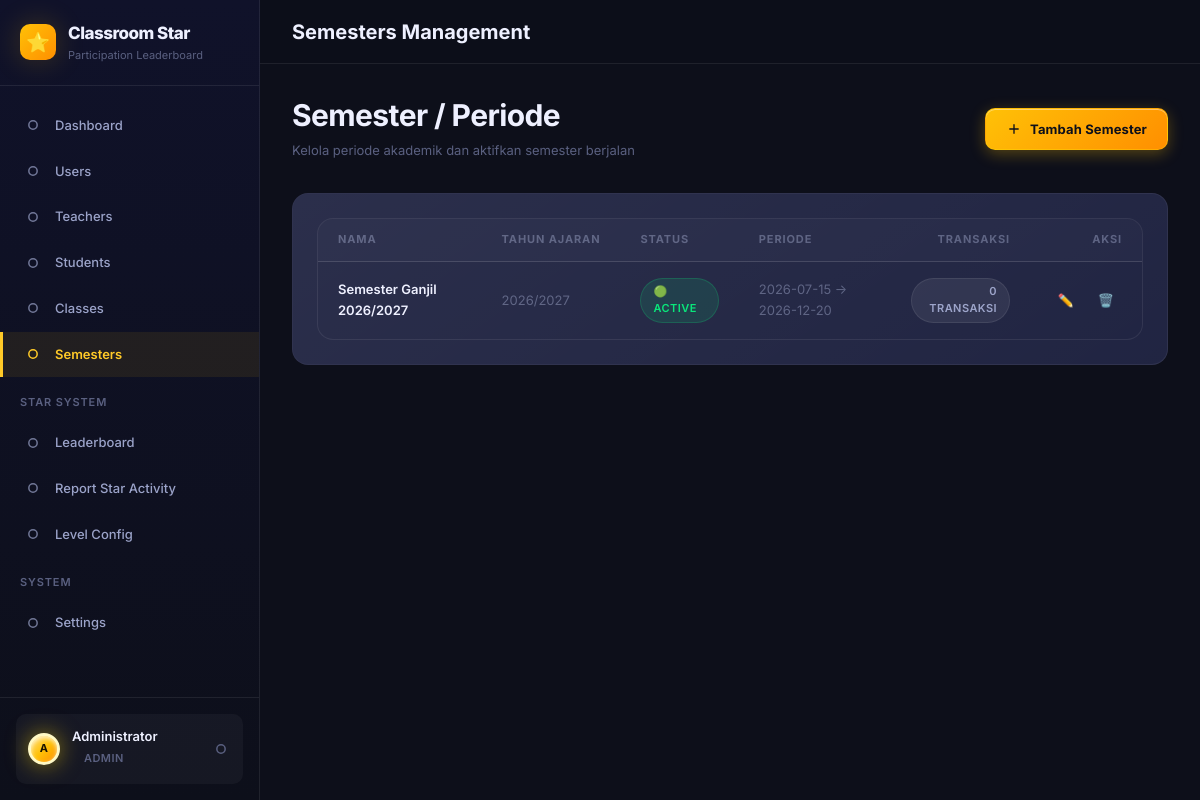
Screenshot of /admin/semesters.php (signed in) with the database file from the repository.
### tables this page shows
CREATE TABLE `semesters` (
  `id`            INT UNSIGNED AUTO_INCREMENT PRIMARY KEY,
  `name`          VARCHAR(100) NOT NULL,         
  `academic_year` VARCHAR(20)  NOT NULL,         
  `status`        ENUM('draft', 'active', 'closed', 'archived') NOT NULL DEFAULT 'draft',
  `started_at`    DATE         NULL,
  `ended_at`      DATE         NULL,
  `created_at`    TIMESTAMP NOT NULL DEFAULT CURRENT_TIMESTAMP,
  `updated_at`    TIMESTAMP NOT NULL DEFAULT CURRENT_TIMESTAMP ON UPDATE CURRENT_TIMESTAMP
);

### app/bootstrap.php (called while the page is built, shortened)
<?php
spl_autoload_register(function (string $class): void {
    $searchDirs = [
        APP_ROOT . '/core/',
        APP_ROOT . '/models/',
        APP_ROOT . '/helpers/',
    ];
    foreach ($searchDirs as $dir) {
        $file = $dir . $class . '.php';
        if (file_exists($file)) {
            return;
        }
    }
});

### app/config/database.php (called while the page is built)
<?php
return [
    'host'     => 'localhost',
    'port'     => 3306,
    'dbname'   => 'classroom_star',
    'username' => 'root',
    'password' => '',
    'charset'  => 'utf8mb4',
    'options'  => [
        PDO::ATTR_ERRMODE            => PDO::ERRMODE_EXCEPTION,
        PDO::ATTR_DEFAULT_FETCH_MODE => PDO::FETCH_ASSOC,
        PDO::ATTR_EMULATE_PREPARES   => false,
    ],
];

### app/core/Database.php (called while the page is built, shortened)
<?php
class Database
{
    private static ?PDO $instance = null;
    public static function getInstance(): PDO
    {
        if (self::$instance === null) {
            $config = require dirname(__DIR__) . '/config/database.php';
            $dsn = sprintf(
                'mysql:host=%s;port=%d;dbname=%s;charset=%s',
                $config['host'],
                $config['port'],
                $config['dbname'],
                $config['charset']
            );
            try {
                self::$instance = new PDO($dsn, $config['username'], $config['password'], $config['options']);
            } catch (PDOException $e) {
                $appConfig = require dirname(__DIR__) . '/config/app.php';
                if ($appConfig['env'] === 'development') {
                    die(json_encode(['success' => false, 'message' => 'Database connection failed: ' . $e->getMessage()]));
                } else {
                    die(json_encode(['success' => false, 'message' => 'Service unavailable. Please try again later.']));
                }
            }
        }
        return self::$instance;
    }
    public static function query(string $sql, array $params = []): array
    {
        $stmt = self::getInstance()->prepare($sql);
        $stmt->execute($params);
        return $stmt->fetchAll();
    }
}

### app/models/SemesterModel.php (called while the page is built, shortened)
<?php
class SemesterModel
{
    public static function all(): array
    {
        return Database::query(
            'SELECT s.*,
                    (SELECT COUNT(*) FROM star_transactions st WHERE st.semester_id = s.id AND st.type = "award") as tx_count
             FROM semesters s
             ORDER BY s.academic_year DESC, s.id DESC'
        );
    }
}

### public/admin/semesters.php (the view, shortened to what this page needs)
<?php
require_once dirname(__DIR__, 2) . '/app/bootstrap.php';
$semesters = SemesterModel::all();
include dirname(__DIR__, 2) . '/app/views/layout/header.php';
?>
<div class="page-header page-header-row">
    <div>
        <h1>Semester / Periode</h1>
        <p>Kelola periode akademik dan aktifkan semester berjalan</p>
    </div>
    <button class="btn btn-primary" id="btn-add-semester" aria-haspopup="dialog">
        <svg xmlns="http://www.w3.org/2000/svg" width="16" height="16" viewBox="0 0 24 24" fill="none" stroke="currentColor" stroke-width="2"><line x1="12" y1="5" x2="12" y2="19"/><line x1="5" y1="12" x2="19" y2="12"/></svg>
        Tambah Semester
    </button>
</div>
<div class="card">
    <div class="table-wrapper" id="semesters-table-wrapper">
        <?php if (empty($semesters)): ?>
            <div class="empty-state">
                <div class="empty-state-icon">📅</div>
                <div class="empty-state-title">Belum ada semester</div>
            </div>
        <?php else: ?>
            <table class="table" aria-label="Tabel Semester">
                <thead>
                    <tr>
                        <th scope="col">Nama</th>
                        <th scope="col">Tahun Ajaran</th>
                        <th scope="col">Status</th>
                        <th scope="col">Periode</th>
                        <th scope="col" class="text-right">Transaksi</th>
                        <th scope="col" class="text-right">Aksi</th>
                    </tr>
                </thead>
                <tbody id="semesters-tbody">
                    <?php foreach ($semesters as $s): ?>
                    <tr id="semester-row-<?= $s['id'] ?>">
                        <td><span class="fw-semibold" style="color:var(--clr-text-primary);"><?= htmlspecialchars($s['name']) ?></span></td>
                        <td class="text-muted"><?= htmlspecialchars($s['academic_year']) ?></td>
                        <td>
                            <?php
                            $st = $s['status'];
                            if ($st === 'active') echo '<span class="badge badge-success">🟢 Active</span>';
                            elseif ($st === 'closed') echo '<span class="badge badge-purple">Closed</span>';
                            elseif ($st === 'draft') echo '<span class="badge badge-muted">Draft</span>';
                            else echo '<span class="badge badge-muted">Archived</span>';
                            ?>
                        </td>
                        <td class="text-muted text-sm"><?= htmlspecialchars($s['started_at'] ?? '—') ?> → <?= htmlspecialchars($s['ended_at'] ?? '—') ?></td>
                        <td class="text-right">
                            <span class="badge badge-muted text-xs"><?= (int)($s['tx_count'] ?? 0) ?> transaksi</span>
                        </td>
                        <td class="text-right">
                            <div class="flex gap-2" style="justify-content:flex-end;">
                                <button class="btn btn-ghost btn-icon-sm" onclick="editSemester(<?= $s['id'] ?>)" title="Edit" aria-label="Edit <?= htmlspecialchars($s['name']) ?>">✏️</button>
                                <?php if (($s['tx_count'] ?? 0) == 0): ?>
                                <button class="btn btn-ghost btn-icon-sm text-danger" onclick="deleteSemester(<?= $s['id'] ?>, '<?= htmlspecialchars(addslashes($s['name'])) ?>')" title="Hapus" aria-label="Hapus <?= htmlspecialchars($s['name']) ?>">🗑️</button>
                                <?php endif; ?>
                            </div>
                        </td>
                    </tr>
                    <?php endforeach; ?>
                </tbody>
            </table>
        <?php endif; ?>
    </div>
</div>
<?php include dirname(__DIR__, 2) . '/app/views/layout/footer.php'; ?>

### public/assets/css/main.css (style rules this page uses)
:root { --clr-bg-primary: #0d0f1a; --clr-bg-secondary: #131628; --clr-bg-tertiary: #1a1d35; --clr-bg-card: #1e2240; --clr-bg-card-hover: #252a4a; --clr-bg-input: #181b30; --clr-bg-sidebar: #10122a; --clr-gold-100: #fff8e1; --clr-gold-300: #ffd54f; --clr-gold-400: #ffca28; --clr-gold-500: #ffc107; --clr-gold-600: #ffb300; --clr-gold-700: #ff8f00; --clr-purple-400: #9c6dff; --clr-purple-500: #7c4dff; --clr-purple-600: #6200ea; --clr-blue-400: #448aff; --clr-blue-500: #2979ff; --clr-success: #00e676; --clr-warning: #ffea00; --clr-danger: #ff5252; --clr-info: #40c4ff; --clr-text-primary: #eef0ff; --clr-text-secondary: #9ba3c9; --clr-text-muted: #5a6080; --clr-text-inverse: #0d0f1a; --clr-border: rgba(255, 255, 255, 0.08); --clr-border-focus: var(--clr-gold-500); --grad-gold: linear-gradient(135deg, #ffc107 0%, #ff8f00 100%); --grad-purple: linear-gradient(135deg, #9c6dff 0%, #6200ea 100%); --grad-hero: linear-gradient(135deg, #1a1d35 0%, #0d0f1a 50%, #1a0d35 100%); --grad-card: linear-gradient(145deg, rgba(255,255,255,0.06) 0%, rgba(255,255,255,0.01) 100%); --grad-sidebar: linear-gradient(180deg, #10122a 0%, #0d0f1a 100%); --shadow-sm: 0 2px 8px rgba(0, 0, 0, 0.3); --shadow-md: 0 8px 24px rgba(0, 0, 0, 0.4); --shadow-lg: 0 20px 60px rgba(0, 0, 0, 0.5); --shadow-gold: 0 0 30px rgba(255, 193, 7, 0.2); --shadow-purple: 0 0 30px rgba(124, 77, 255, 0.25); --shadow-card: 0 4px 20px rgba(0, 0, 0, 0.35); --space-1: 0.25rem; --space-2: 0.5rem; --space-3: 0.75rem; --space-4: 1rem; --space-5: 1.25rem; --space-6: 1.5rem; --space-7: 1.75rem; --space-8: 2rem; --space-10: 2.5rem; --space-12: 3rem; --space-16: 4rem; --font-base: 'Inter', -apple-system, BlinkMacSystemFont, 'Segoe UI', sans-serif; --fs-xs: 0.6875rem; --fs-sm: 0.8125rem; --fs-base: 0.9375rem; --fs-md: 1.0625rem; --fs-lg: 1.25rem; --fs-xl: 1.5rem; --fs-2xl: 1.875rem; --fs-3xl: 2.25rem; --fs-4xl: 3rem; --radius-sm: 6px; --radius-md: 10px; --radius-lg: 16px; --radius-xl: 24px; --radius-full: 9999px; --transition-fast: all 0.15s ease; --transition-base: all 0.25s ease; --transition-slow: all 0.4s ease; --sidebar-width: 260px; --sidebar-collapsed: 72px; --header-height: 64px; --content-max-width: 1280px; }
*, *::before, *::after { box-sizing: border-box; margin: 0; padding: 0; }
html { font-size: 16px; scroll-behavior: smooth; -webkit-text-size-adjust: 100%; }
body { font-family: var(--font-base); font-size: var(--fs-base); font-weight: 400; line-height: 1.6; color: var(--clr-text-primary); background-color: var(--clr-bg-primary); min-height: 100vh; -webkit-font-smoothing: antialiased; -moz-osx-font-smoothing: grayscale; }
h1, h2, h3, h4, h5, h6 { font-weight: 700; line-height: 1.3; color: var(--clr-text-primary); letter-spacing: -0.02em; }
h1 { font-size: var(--fs-3xl); }
p { color: var(--clr-text-secondary); line-height: 1.7; }
.badge { display: inline-flex; align-items: center; gap: var(--space-1); padding: var(--space-1) var(--space-3); border-radius: var(--radius-full); font-size: var(--fs-xs); font-weight: 600; letter-spacing: 0.04em; text-transform: uppercase; }
.badge-success { background: rgba(0,230,118,0.12); color: var(--clr-success); border: 1px solid rgba(0,230,118,0.2); }
.badge-muted { background: rgba(255,255,255,0.07); color: var(--clr-text-secondary); border: 1px solid var(--clr-border); }

### public/assets/css/layout.css (style rules this page uses)
.page-header { margin-bottom: var(--space-8); }
.page-header h1 { font-size: var(--fs-2xl); margin-bottom: var(--space-1); }
.page-header p { font-size: var(--fs-sm); color: var(--clr-text-muted); }
.page-header-row { display: flex; align-items: flex-end; justify-content: space-between; gap: var(--space-4); flex-wrap: wrap; }
.flex { display: flex; }
.gap-2 { gap: var(--space-2); }

### rows the page displays
semesters: name "Semester Ganjil 2026/2027", academic_year "2026/2027", status "🟢 ACTIVE", started_at "2026-07-15", ended_at "2026-12-20", tx_count "0"

### other values shown
$item['label'] "Dashboard"
$item['label'] "Users"
$item['label'] "Teachers"
$item['label'] "Students"
$item['label'] "Classes"
$item['label'] "Semesters"
$item['section'] "STAR SYSTEM"
$item['label'] "Leaderboard"
$item['label'] "Report Star Activity"
$item['label'] "Level Config"
$item['section'] "SYSTEM"
$item['label'] "Settings"
$initials "A"
$user['name'] "Administrator"
$roleBadge['label'] "ADMIN"
